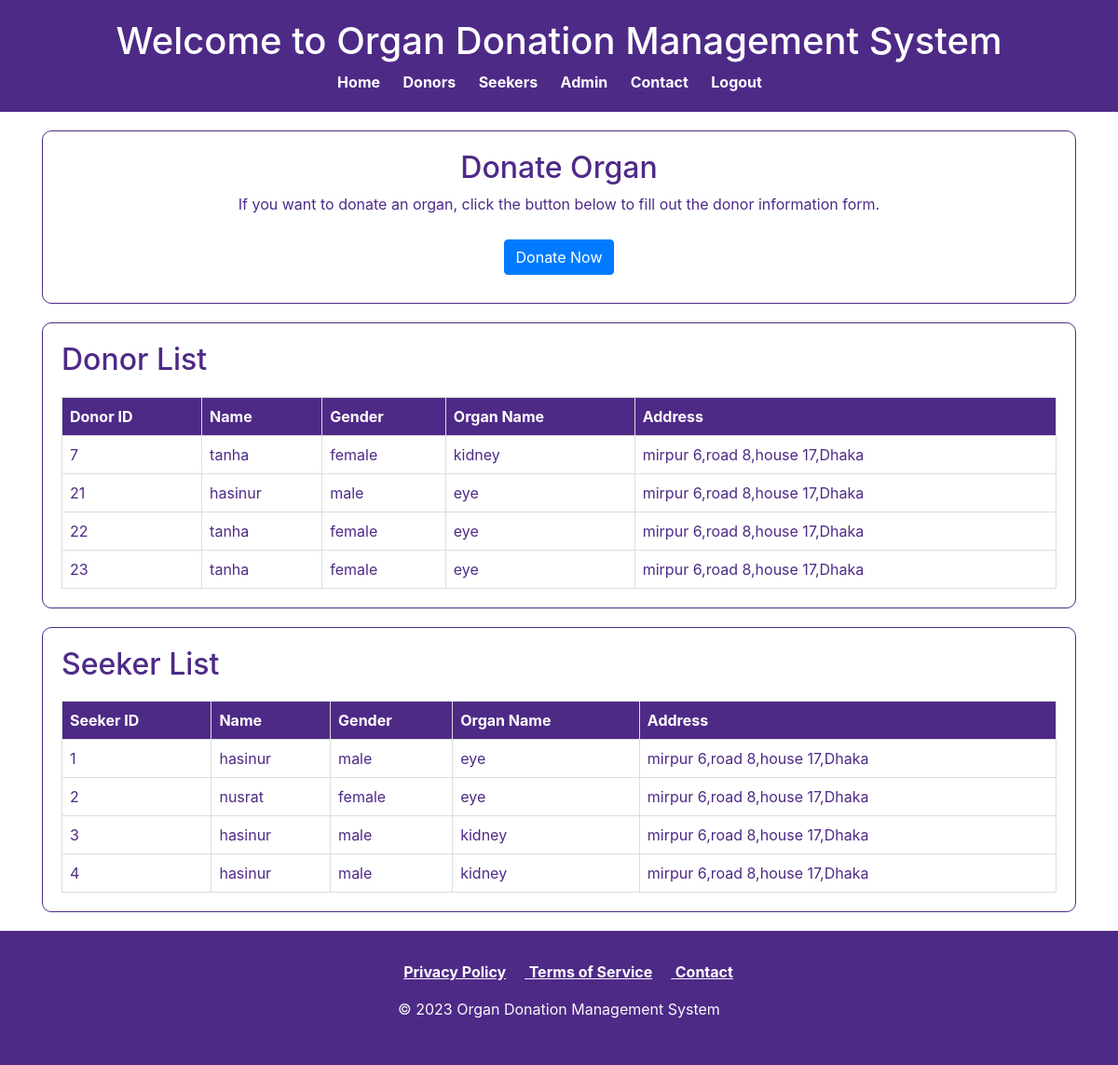
The page /donor.php (signed in) on the database its author committed.
### tables this page shows
CREATE TABLE `donor_info` (
  `donor_id` int(20) NOT NULL,
  `donor_name` varchar(20) NOT NULL,
  `email` varchar(255) NOT NULL,
  `contact` varchar(15) NOT NULL,
  `address` varchar(255) NOT NULL,
  `dob` date NOT NULL,
  `gender` varchar(10) NOT NULL,
  `blood_group` varchar(20) NOT NULL,
  `organ_name` varchar(20) NOT NULL,
  `consent` blob NOT NULL,
  `donor_signature` blob NOT NULL
);

CREATE TABLE `seeker_info` (
  `seeker_id` int(20) NOT NULL,
  `seeker_name` varchar(50) NOT NULL,
  `address` varchar(255) NOT NULL,
  `contact` varchar(15) NOT NULL,
  `email` varchar(255) NOT NULL,
  `dob` varchar(255) NOT NULL,
  `gender` varchar(10) NOT NULL,
  `blood_group` varchar(30) NOT NULL,
  `organ_name` varchar(30) NOT NULL,
  `relation_with_seeker` varchar(30) NOT NULL,
  `consent` blob NOT NULL,
  `seeker_signature` blob NOT NULL
);

### donor.php (the view, shortened to what this page needs)
<?php
$servername = "localhost";
$username = "root";
$password = "";
$dbname = "idp_project";
$conn = new mysqli($servername, $username, $password, $dbname);
$donorSql = "SELECT donor_id, donor_name, dob, gender, organ_name, blood_group, email, contact, address FROM donor_info";
$donorResult = $conn->query($donorSql);
$seekerSql = "SELECT seeker_id, seeker_name, dob, gender, organ_name, blood_group, relation_with_seeker, email, contact, address FROM seeker_info";
$seekerResult = $conn->query($seekerSql);
?>
<!DOCTYPE html>
<html lang="en">
<head>
    <link rel="stylesheet" href="https://stackpath.bootstrapcdn.com/bootstrap/4.3.1/css/bootstrap.min.css"
>
    <link rel="stylesheet" href="home.css">
</head>
<body>
<header>
        <h1>Welcome to Organ Donation Management System</h1>
        <nav>
            <ul>
                <li><a href="home.php">Home</a></li>
                <li><a href="donor.php">Donors</a></li>
                <li><a href="seeker.php">Seekers</a></li>
                <li><a href="admin.php">Admin</a></li>
                <li><a href="contact.php">Contact</a></li>
                <?php
if (isset($_SESSION['username'])) {
    echo '<li><a href="logout.php">Logout</a></li>';
}
?>
            </ul>
        </nav>
    </header>
    <div class="container">
    <section class="registration-login-section">
            <h2>Donate Organ</h2>
            <p>If you want to donate an organ, click the button below to fill out the donor information form.</p>
            <a href="donate.php" class="btn btn-primary">Donate Now</a>
        </section>
        <section>
            <h2>Donor List</h2>
            <table border="1">
                <thead>
                    <tr>
                        <th>Donor ID</th>
                        <th>Name</th>
                        <th>Gender</th>
                        <th>Organ Name</th>
                        <th>Address</th>
                    </tr>
                </thead>
                <tbody>
                    <?php
                    if ($donorResult->num_rows > 0) {
                        while ($row = $donorResult->fetch_assoc()) {
                            echo "<tr>";
                            echo "<td>" . $row["donor_id"] . "</td>";
                            echo "<td>" . $row["donor_name"] . "</td>";
                            echo "<td>" . $row["gender"] . "</td>";
                            echo "<td>" . $row["organ_name"] . "</td>";
                            echo "<td>" . $row["address"] . "</td>";
                            echo "</tr>";
                        }
                    } else {
                        echo "<tr><td colspan='9'>No donors found</td></tr>";
                    }
                    ?>
                </tbody>
            </table>
        </section>
        <section>
            <h2>Seeker List</h2>
            <table border="1">
                <thead>
                    <tr>
                        <th>Seeker ID</th>
                        <th>Name</th>
                        <th>Gender</th>
                        <th>Organ Name</th>
                        <th>Address</th>
                    </tr>
                </thead>
                <tbody>
                    <?php
                    if ($seekerResult->num_rows > 0) {
                        while ($row = $seekerResult->fetch_assoc()) {
                            echo "<tr>";
                            echo "<td>" . $row["seeker_id"] . "</td>";
                            echo "<td>" . $row["seeker_name"] . "</td>";
                            echo "<td>" . $row["gender"] . "</td>";
                            echo "<td>" . $row["organ_name"] . "</td>";
                            echo "<td>" . $row["address"] . "</td>";
                            echo "</tr>";
                        }
                    } else {
                        echo "<tr><td colspan='10'>No seekers found</td></tr>";
                    }
                    ?>
                </tbody>
            </table>
        </section>
    </div>
    <footer>
    <div class="footer-container">
        <div class="footer-row">
            <ul style="text-align: center; text-decoration: underline;">
            <li><a href="privacy_policy.php" onclick="openPopup(); return false;" style="color: #fff; font-weight: bold;">Privacy Policy</a></li>
            <li><a href="terms.php" onclick="openPopup(); return false;" style="color: #fff; font-weight: bold;"> Terms of Service</a></li>
                <li><a href="contact.php" style="color: #fff; font-weight: bold;">Contact</a></li>
            </ul>
        </div>
        <div class="footer-row" style="text-align: center;">
            <p>&copy; 2023 Organ Donation Management System</p>
        </div>
    </div>
</footer>
</body>
</html>

### home.css (style rules this page uses)
body { background-color: #ffffff; color: #4e2a87; display: flex; flex-direction: column; min-height: 100vh; }
header { background-color: #4e2a87; color: #ffffff; padding: 20px 0; text-align: center; }
nav ul { list-style-type: none; margin: 0; padding: 0; }
nav ul li { display: inline; margin-right: 20px; }
nav a { text-decoration: none; color: #fff; font-weight: bold; }
section { margin: 20px 0; padding: 20px; background-color: #ffffff; border: 1px solid #4e2a87; border-radius: 10px; overflow: hidden; }
section h2 { color: #4e2a87; }
footer { background-color: #4e2a87; color: #f8f9fa; text-align: center; padding: 2rem; width: 100%; }
footer ul { list-style: none; text-align: center; }
footer ul li { display: inline; margin-right: 20px; color: #fff; font-weight: bold; }
.registration-login-section, .contact-section, .picture-section { text-align: center; margin-top: 20px; }
.registration-login-section a, .contact-section a { margin: 10px; }

### donor.php (style rules this page uses)
table { width: 100%; border-collapse: collapse; margin-top: 20px; }
table, th, td { border: 1px solid #ddd; }
th, td { padding: 8px; text-align: left; }
th { background-color: #4e2a87; color: #fff; }

### rows shown on the page
donor_info: donor_id "7", donor_name "tanha", gender "female", organ_name "kidney", address "mirpur 6,road 8,house 17,Dhaka"
donor_info: donor_id "21", donor_name "hasinur", gender "male", organ_name "eye", address "mirpur 6,road 8,house 17,Dhaka"
donor_info: donor_id "22", donor_name "tanha", gender "female", organ_name "eye", address "mirpur 6,road 8,house 17,Dhaka"
donor_info: donor_id "23", donor_name "tanha", gender "female", organ_name "eye", address "mirpur 6,road 8,house 17,Dhaka"
seeker_info: seeker_id "1", seeker_name "hasinur", gender "male", organ_name "eye", address "mirpur 6,road 8,house 17,Dhaka"
seeker_info: seeker_id "2", seeker_name "nusrat", gender "female", organ_name "eye", address "mirpur 6,road 8,house 17,Dhaka"
seeker_info: seeker_id "3", seeker_name "hasinur", gender "male", organ_name "kidney", address "mirpur 6,road 8,house 17,Dhaka"
seeker_info: seeker_id "4", seeker_name "hasinur", gender "male", organ_name "kidney", address "mirpur 6,road 8,house 17,Dhaka"
